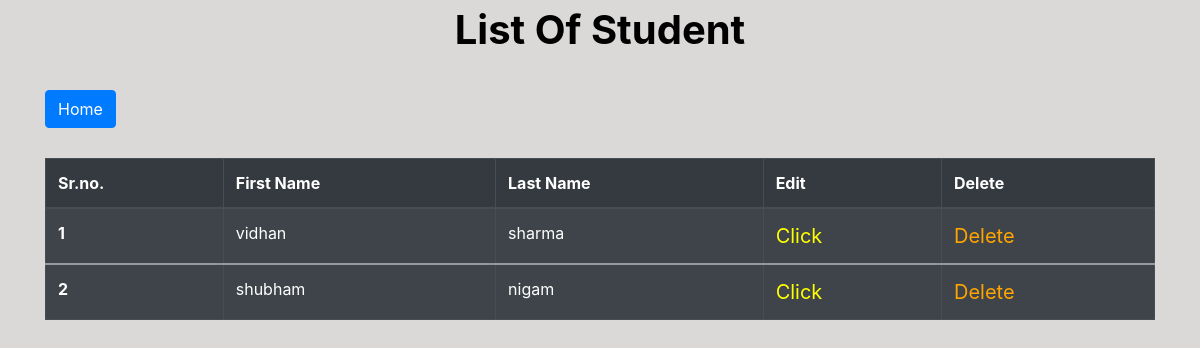
Screenshot of /student_list with the database file from the repository.
### app/models.py (models this page shows, shortened)
class Student(models.Model):
    first_name = models.CharField(max_length=50)
    last_name = models.CharField(max_length=50)

### app/views.py (the view)
# urls.py: path('student_list', views.StudentList.as_view(), name='student_list'),
class StudentList(ListView):
    model = Student
    template_name = "app/student_list.html"
    def get_context_data(self, **kwargs):
        context = super().get_context_data(**kwargs)
        return context

### app/templates/app/student_list.html (shortened to what this page needs)
{% extends 'app/base.html' %}
{% block content %}
<legend align="center" class="text"><b> List Of Student </b></legend>
<section class='text-left container'>
  <button href="" class="btn btn-primary" type="submit">
    <a href="{% url 'home' %}" style="color:white;" > Home</a>
  </button>
</section>
<div class="container">
  {% if object_list %}
  <table class="table table-striped table-bordered table-hover table-dark">
      <thead>
          <tr>
              <th scope="col">Sr.no.</th>
              <th scope="col">First Name</th>
              <th scope="col">Last Name</th>
              <th scope="col">Edit</th>
              <th scope="col">Delete</th>
          </tr>
      </thead>
      {% for student in object_list %}
      <tbody>
          <tr>
              <th scope="row">{{forloop.counter}}</th>
              <td>{{student.first_name}}</td>
              <td>{{student.last_name}}</td>
              <td><a href="{% url 'update_student' student.id %}" style = "color:yellow;font-size:20px;" >Click</a></td>
              <td><a href="{% url 'delete_student' student.id %}" style = "color:orange;font-size:20px;">Delete</a></td>
          </tr>
          {% endfor %}
          {% else %}
            <br><br>
              <h1 align='center'> Student Not Found <h1>
          {% endif %}
      </tbody>
  </table>
</div>
{% endblock content %}

### app/templates/app/base.html (style rules this page uses)
body { background-color : #dbd8d8; }
.text { color:black; font-size:30px; }

### app/templates/app/student_list.html (style rules this page uses)
.container { margin-top:30px; }
.text { font-size:40px; }

### rows the page displays
Student: first_name "vidhan", last_name "sharma"
Student: first_name "shubham", last_name "nigam"
